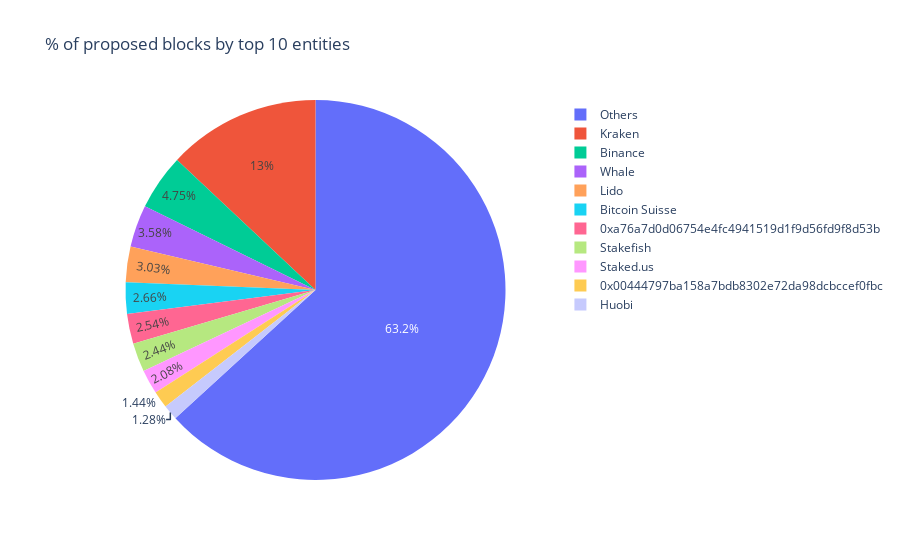

The notebook cell saved with this chart:
### Markdown cell above
We use the same data we collected while calculating the Gini coefficient after selecting only the columns relavant to us ("Proposer" and "Number of Blocks Proposed") and adding another column ("Percentake Proposed")

We then plot a pi chart that represents the 10 major entities that proposed the most number of blocks during the given range of epochs.

### Code cell
nakamoto_df = pd.DataFrame(gini_dict.items(), columns = ["Proposer", "Number of Blocks Produced"])
nakamoto_df['Percentage Proposed'] = (nakamoto_df['Number of Blocks Produced']/nakamoto_df['Number of Blocks Produced'].sum())
nakamoto_df = nakamoto_df.sort_values(by='Percentage Proposed', ascending=False)
display_nakamoto = nakamoto_df[['Proposer', 'Percentage Proposed']]
display_nakamoto = display_nakamoto.head(10)
dict_append = {'Proposer': 'Others', 'Percentage Proposed': 1- display_nakamoto['Percentage Proposed'].sum()}
display_nakamoto = display_nakamoto.append(dict_append, ignore_index=True)
fig = px.pie(display_nakamoto, values='Percentage Proposed', names='Proposer', title = '% of proposed blocks by top 10 entities')
fig.show()

### Figure 1 — Plotly figure (JSON) as saved in the notebook; plotly's stock layout.template omitted (floating-point values rounded to 4 significant figures)
{"data": [{"domain": {"x": [0, 1], "y": [0, 1]}, "hovertemplate": "Proposer=%{label}<br>Percentage Proposed=%{value}<extra></extra>", "labels": ["Kraken", "Binance", "Whale", "Lido", "Bitcoin Suisse", "0xa76a7d0d06754e4fc4941519d1f9d56fd9f8d53b", "Stakefish", "Staked.us", "0x00444797ba158a7bdb8302e72da98dcbccef0fbc", "Huobi", "Others"], "legendgroup": "", "name": "", "showlegend": true, "type": "pie", "values": [0.13, 0.04746, 0.03583, 0.03029, 0.02658, 0.02544, 0.02442, 0.02082, 0.01438, 0.01284, 0.632]}], "layout": {"autosize": true, "legend": {"tracegroupgap": 0}, "title": {"text": "% of proposed blocks by top 10 entities"}}}
